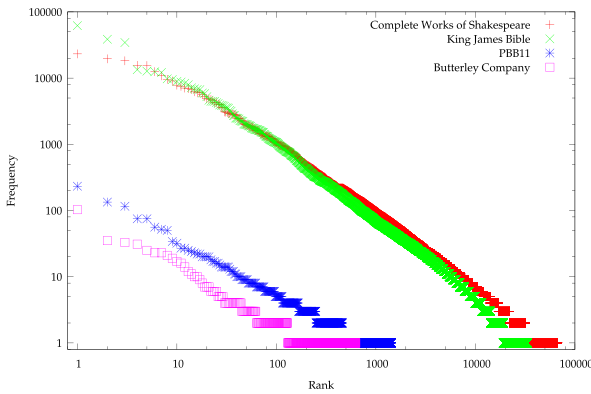

The script that saved this image:
set datafile separator ","
set term pdf size 15cm, 10cm font "Palatino"
set output "wordfreq.pdf"
set log x
set log y
set xra [0.8:]
set yra [0.8:]
set xla "Rank"
set yla "Frequency"
plot "./shakespeare.nums.txt" title "Complete Works of Shakespeare","./kjv.nums.txt" title "King James Bible","./paper.nums.txt" title "PBB11","./butterley.nums.txt" title "Butterley Company"
